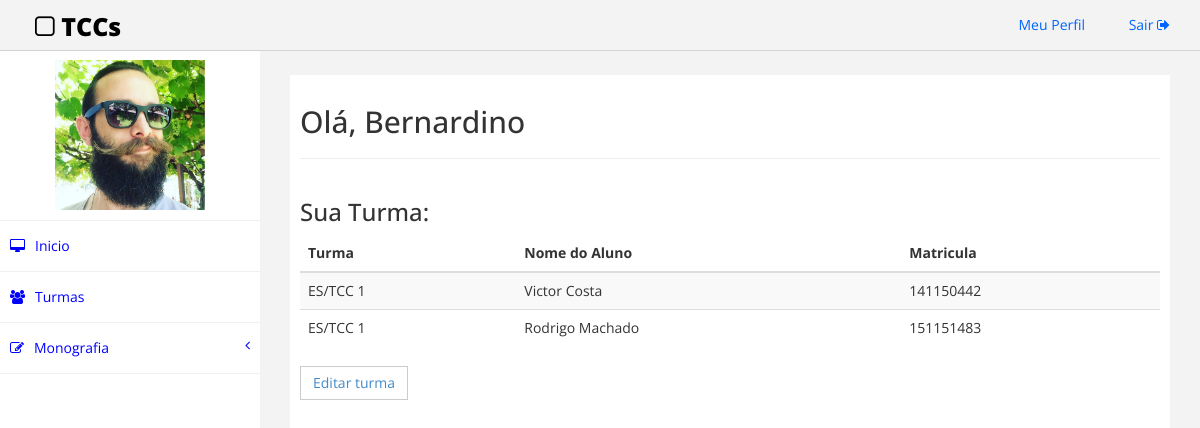
The page /src/indexCoordenador.php (signed in) on the database its author committed.
### tables this page shows
CREATE TABLE IF NOT EXISTS `professor` (
  `siape` varchar(20) NOT NULL,
  `nome` varchar(50) NOT NULL,
  `senha` varchar(45) NOT NULL,
  `email` varchar(50) NOT NULL,
  `foto` varchar(100) DEFAULT NULL,
  PRIMARY KEY (`siape`)
);

CREATE TABLE IF NOT EXISTS `turma_has_aluno` (
  `Turma_nomeTurma` varchar(15) NOT NULL,
  `Aluno_matricula` varchar(50) NOT NULL,
  PRIMARY KEY (`Turma_nomeTurma`,`Aluno_matricula`),
  KEY `fk_Turma_has_Aluno_Aluno1_idx` (`Aluno_matricula`),
  KEY `fk_Turma_has_Aluno_Turma1_idx` (`Turma_nomeTurma`)
);

CREATE TABLE IF NOT EXISTS `aluno` (
  `matricula` varchar(50) NOT NULL,
  `nome` varchar(50) NOT NULL,
  `senha` varchar(45) NOT NULL,
  `email` varchar(50) NOT NULL,
  `foto` varchar(150) DEFAULT NULL,
  PRIMARY KEY (`matricula`)
);

### src/indexCoordenador.php (the view, shortened to what this page needs)
<!DOCTYPE html>
<html>
<head>
    <link href="assets/css/bootstrap.css" rel="stylesheet" />
    <link href="assets/css/font-awesome.css" rel="stylesheet" />
    <link href="assets/css/custom.css" rel="stylesheet" />
</head>
<body>
    <div id="wrapper">
        <div class="navbar navbar-inverse navbar-fixed-top">
            <div class="adjust-nav">
                <div class="navbar-header">
                    <a class="navbar-brand" href="#"><i class="fa fa-square-o "></i>&nbsp;TCCs</a>
                </div>
                <div class="navbar-collapse collapse">
                    <ul class="nav navbar-nav navbar-right">
                        <li><a href="./perfil.php">Meu Perfil <i class="fa fa-user-circle "></i></a></li>
                        <li><a href="./action/logout.php">Sair <i class="fa fa-sign-out "></i></a></li>
                    </ul>
                </div>
            </div>
        </div>
        <nav class="navbar-default navbar-side" role="navigation">
            <div class="sidebar-collapse">
                <ul class="nav" id="main-menu">
                    <li class="text-center user-image-back">
                        <img src=<?php
                                $conn = new Connection();
                                $connection = $conn->getConnection();
                                if($_SESSION['sou']>1){
                                    $sql = "SELECT foto FROM professor WHERE siape = '".$_SESSION['usuario']."'";
                                }
                                $resultado = mysqli_query($connection, $sql) or die ("Erro ao conectar na tabela " . mysqli_error($connection));
                                $row = $resultado->fetch_assoc();
                                if($row['foto'] == ''){
                                    echo "'assets/img/find_user.png'";
                                } else {
                                        echo "'src/".$row['foto']."'";
                                    }
                            ?>
                         class="img-responsive user-image" />
                    </li>
                    <li>
                        <a href="indexCoordenador.php"><i class="fa fa-desktop "></i>Inicio</a>
                    </li>
                    <li>
                        <a href="turmas.php"><i class="fa fa-users "></i>Turmas</a>
                    </li>
                            <li>
                                <a href="#"><i class="fa fa-edit "></i>Monografia<span class="fa arrow"></span></a>
                            </li>
                        </ul>
            </div>
        </nav>
        <div id="page-wrapper">
            <div id="page-inner">
                <div class="row">
                    <div class="col-md-12">
                        <h2>Olá, <?php
                                $conn = new Connection();
                                $connection = $conn->getConnection();
                                $sql = "SELECT nome FROM professor WHERE siape = '".$_SESSION['usuario']."'";
                                $resultado = mysqli_query($connection, $sql) or die ("Erro ao conectar na tabela " . mysqli_error($connection));
                                $row = $resultado->fetch_assoc();
                                        echo $row['nome'];
                            ?></h2>
                            <hr>
                    </div>
                </div>
               <div class="row">
                    <div class="col-md-12">
                        <h3>Sua Turma:</h3>
                        <table class="table table-striped table-hover table-responsive">
                            <thead>
                                <tr>
                                    <th>
                                        Turma
                                    </th>
                                    <th>
                                        Nome do Aluno
                                    </th>
                                    <th>
                                        Matricula
                                    </th>
                                </tr>
                            </thead>
                            <tbody>
                                <?php
                                    $conn = new Connection();
                                    $connection = $conn->getConnection();
                                    $sql = "SELECT nomeTurma FROM turma WHERE Professor_siape = '".$_SESSION['usuario']."'";
                                    $resultado = mysqli_query($connection, $sql) or die ("Erro ao conectar na tabela " . mysqli_error($connection));
                                    $row = $resultado->fetch_assoc();
                                    $Turma = $row['nomeTurma'];
                                    $sql = "SELECT `aluno`.`nome`, `turma_has_aluno`.`Turma_nomeTurma`, `turma_has_aluno`.`Aluno_matricula`
                                            FROM `turma_has_aluno`
                                                LEFT JOIN `aluno` ON `turma_has_aluno`.`Aluno_matricula` = `aluno`.`matricula`
                                            WHERE (`turma_has_aluno`.`Turma_nomeTurma` = '".$Turma."');
                                            ";
                                    $resultado = mysqli_query($connection, $sql) or die ("Erro ao conectar na tabela " . mysqli_error($connection));
                                    while($row = $resultado->fetch_assoc()) {
                                            echo "<tr>
                                                    <td>
                                                        ".$row["Turma_nomeTurma"]."
                                                    </td>
                                                    <td>
                                                        ".$row["nome"]."
                                                    </td>
                                                    <td>
                                                        ".$row["Aluno_matricula"]."
                                                    </td>
                                                </tr>";
                                    }
                                ?>
                            </tbody>
                      </div>
                        <button class="btn btn-default"><a href="editarTurma.php">Editar turma</button>
                    </div>
                </div>
            </div>
        </div>
</body>
</html>

### src/assets/css/custom.css (style rules this page uses)
body { font-family: 'Open Sans', sans-serif; }
#wrapper { width: 100%; margin-top:50px; }
#page-wrapper { padding: 15px 15px; min-height: 600px; background:#F3F3F3; }
#page-inner { width:100%; margin:10px 20px 10px 0px; background-color:#fff!important; padding:10px; min-height:1200px; }
.text-center { text-align:center; }
.user-image-back { background-color: white; padding: 10px; }
.user-image { width: 150px; height: 150px; display: block; margin: 0 auto; }
.navbar-inverse .navbar-nav > li > a { color: #06F; }
.arrow { float: right; }
.fa.arrow:before { content: "\f104"; }
.sidebar-collapse , .sidebar-collapse .nav { background:none; }
.sidebar-collapse .nav { padding:0; }
.sidebar-collapse .nav > li > a { background: #FFFFFF; text-shadow: none; color:#0000FF; }
.sidebar-collapse > .nav > li > a { padding:15px 10px; }
.sidebar-collapse > .nav > li { border-bottom: 1px solid rgba(240, 240, 240, 1) !important; }
.navbar-side { border:none; background-color: #202020; }
.navbar-inverse { background-color: #f3f3f3; border-color: #D3D3D3; }
.navbar-default { border:0px solid #DDDDDD; }
.nav > li > a > i { margin-right:10px; }
.navbar-inverse .navbar-brand { color: #000000; font-size: 25px; font-weight: 900; }
.adjust-nav { padding-left:20px;padding-right:20px; }
.btn { border-radius: 0px; -webkit-border-radius: 0px; -moz-border-radius: 0px; }
@media (min-width:768px) { #page-wrapper { margin: 0 0 0 260px; padding: 15px 30px; min-height: 1200px; } }
@media (min-width:768px) { .navbar-side { z-index: 1; position: absolute; width: 260px; } }
@media (min-width:768px) { .navbar { border-radius: 0px; } }

### rows shown on the page
professor: foto (picture), nome "Bernardino"
turma_has_aluno: Turma_nomeTurma "ES/TCC 1", Aluno_matricula.nome "Victor Costa", Aluno_matricula "141150442"
turma_has_aluno: Turma_nomeTurma "ES/TCC 1", Aluno_matricula.nome "Rodrigo Machado", Aluno_matricula "151151483"
